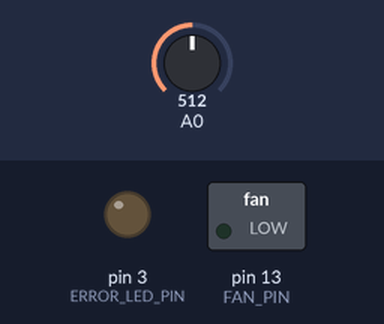
The sketch below on a simulated Arduino Uno, built with avr-gcc and run on an emulated ATmega328P. Parts: switched loads named in the sketch (green lamp = pin HIGH), output pins drawn as LEDs (lit = HIGH). The test bench sets the inputs (shaded band); at power-on: A0 = 512. What the sketch prints to the serial monitor is not drawn.

Above: at 1.2 s.
1.3 s: A0 set to 17
3.0 s: A0 set to 13
At 4.5 s:
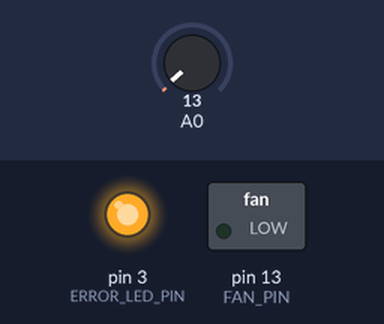
Timing chart, 0 to 6.0 s (numbered marks = the images above; inputs shaded):
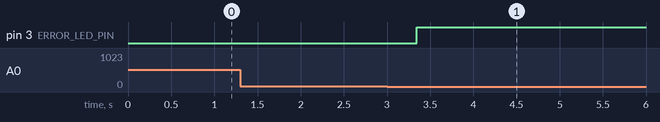

The sketch:

Red_Wind.ino
```cpp
#include <fft.h> // Fourier transform making, don't forget to install this library: https://www.dropbox.com/s/vw46osetrwgft43/FFT.zip
#define num 256  // number if data point for Fourier transform
#define FAN_PIN 13   // digital pin for fan (motor pin IN-A) connection
#define ERROR_LED_PIN 3 // digital pin for Error_Led connection - indication of high level of noise

int8_t im[num], data[num];
int i=0;
byte sped = 0, val = 0;
bool fail = false; // noise flag: true if level of noise is high

void setup() {
  Serial.begin(115200);    // Serial port initialization
  pinMode(FAN_PIN,OUTPUT); // Fan (motor) pin as output
  pinMode(ERROR_LED_PIN,OUTPUT); // Led pin as output
}

void loop() {

  int8_t sum = 0;
  for (i=0; i < num; i++){
    val = analogRead(A0)/8; // 10 bit to 8 bit from ADC convertion
    data[i] = val;
    Serial.write("A0"); // sending data to visualisation in Bitronics Software https://www.dropbox.com/s/oyoo81mhqclg5ow/Bitronics.exe
    Serial.write(val);  // sending data to visualisation in Bitronics Software https://www.dropbox.com/s/oyoo81mhqclg5ow/Bitronics.exe
    if (data[i] < 2 || data[i] > 120){ // if signal value is less or grater - we turn on noise flag true
      fail = true;
    }

    delay(2); // waiting for all calculations being prepaired...
    im[i] = 0;
    sum = sum+data[i];
  }

 if (!fail){
   digitalWrite(ERROR_LED_PIN,LOW); // if noise is low - switching off the ERROR_LED

   for (i=0; i < num; i++){
     data[i] = data[i] - sum/num;
   }

   fix_fft(data,im,8,0); // Fourier transform preparation

    bool flag = false;
    for (i=6; i<15; i++){ // alpha-rhytm spectral power calculation
      if(sqrt(data[i]*data[i] + im[i]*im[i]) > 3){
        flag = true;
      }
    }

    if (!flag){
      if (sped != 0){
        sped = sped - 25;
      }
    }

    if(flag){
      sped = 180;
      flag = false;
    }

    analogWrite(FAN_PIN,sped); // Fan activation

 }
 else{
   digitalWrite(ERROR_LED_PIN,HIGH); // if noise level is high, we should turn on Error_Led,
   analogWrite(FAN_PIN,0);           // ... and to stop Fan rotation
 }

 fail = false;
}
```

fft.cpp
```cpp
#include <avr/pgmspace.h>
#include "fft.h"

#if defined(ARDUINO) && ARDUINO >= 100
  #include "Arduino.h"
#else
  #include "WProgram.h"
#endif

/* fix_fft.c - Fixed-point in-place Fast Fourier Transform  */
/*
  All data are fixed-point short integers, in which -32768
  to +32768 represent -1.0 to +1.0 respectively. Integer
  arithmetic is used for speed, instead of the more natural
  floating-point.

  For the forward FFT (time -> freq), fixed scaling is
  performed to prevent arithmetic overflow, and to map a 0dB
  sine/cosine wave (i.e. amplitude = 32767) to two -6dB freq
  coefficients. The return value is always 0.

  For the inverse FFT (freq -> time), fixed scaling cannot be
  done, as two 0dB coefficients would sum to a peak amplitude
  of 64K, overflowing the 32k range of the fixed-point integers.
  Thus, the fix_fft() routine performs variable scaling, and
  returns a value which is the number of bits LEFT by which
  the output must be shifted to get the actual amplitude
  (i.e. if fix_fft() returns 3, each value of fr[] and fi[]
  must be multiplied by 8 (2**3) for proper scaling.
  Clearly, this cannot be done within fixed-point short
  integers. In practice, if the result is to be used as a
  filter, the scale_shift can usually be ignored, as the
  result will be approximately correctly normalized as is.

  Written by:  Tom Roberts  11/8/89
  Made portable:  Malcolm Slaney 12/15/94 <a href="mailto:malcolm@interval.com">malcolm@interval.com</a>
  Enhanced:  Dimitrios P. Bouras  14 Jun 2006 <a href="mailto:dbouras@ieee.org">dbouras@ieee.org</a>
  Modified for 8bit values David Keller  10.10.2010
*/


#define N_WAVE  256    /* full length of Sinewave[] */
#define LOG2_N_WAVE 8   /* log2(N_WAVE) */


/*
  Since we only use 3/4 of N_WAVE, we define only
  this many samples, in order to conserve data space.
*/


const int8_t Sinewave[N_WAVE-N_WAVE/4] PROGMEM = {
0, 3, 6, 9, 12, 15, 18, 21,
24, 28, 31, 34, 37, 40, 43, 46,
48, 51, 54, 57, 60, 63, 65, 68,
71, 73, 76, 78, 81, 83, 85, 88,
90, 92, 94, 96, 98, 100, 102, 104,
106, 108, 109, 111, 112, 114, 115, 117,
118, 119, 120, 121, 122, 123, 124, 124,
125, 126, 126, 127, 127, 127, 127, 127,

127, 127, 127, 127, 127, 127, 126, 126,
125, 124, 124, 123, 122, 121, 120, 119,
118, 117, 115, 114, 112, 111, 109, 108,
106, 104, 102, 100, 98, 96, 94, 92,
90, 88, 85, 83, 81, 78, 76, 73,
71, 68, 65, 63, 60, 57, 54, 51,
48, 46, 43, 40, 37, 34, 31, 28,
24, 21, 18, 15, 12, 9, 6, 3,

0, -3, -6, -9, -12, -15, -18, -21,
-24, -28, -31, -34, -37, -40, -43, -46,
-48, -51, -54, -57, -60, -63, -65, -68,
-71, -73, -76, -78, -81, -83, -85, -88,
-90, -92, -94, -96, -98, -100, -102, -104,
-106, -108, -109, -111, -112, -114, -115, -117,
-118, -119, -120, -121, -122, -123, -124, -124,
-125, -126, -126, -127, -127, -127, -127, -127,

/*-127, -127, -127, -127, -127, -127, -126, -126,
-125, -124, -124, -123, -122, -121, -120, -119,
-118, -117, -115, -114, -112, -111, -109, -108,
-106, -104, -102, -100, -98, -96, -94, -92,
-90, -88, -85, -83, -81, -78, -76, -73,
-71, -68, -65, -63, -60, -57, -54, -51,
-48, -46, -43, -40, -37, -34, -31, -28,
-24, -21, -18, -15, -12, -9, -6, -3, */
};


/*
  FIX_MPY() - fixed-point multiplication & scaling.
  Substitute inline assembly for hardware-specific
  optimization suited to a particluar DSP processor.
  Scaling ensures that result remains 16-bit.
*/
inline char FIX_MPY(char a, char b)
{

  //Serial.println(a);
 //Serial.println(b);


    /* shift right one less bit (i.e. 15-1) */
    int c = ((int)a * (int)b) >> 6;
    /* last bit shifted out = rounding-bit */
    b = c & 0x01;
    /* last shift + rounding bit */
    a = (c >> 1) + b;

      /*
      Serial.println(Sinewave[3]);
      Serial.println(c);
      Serial.println(a);
      while(1);*/

    return a;
}

/*
  fix_fft() - perform forward/inverse fast Fourier transform.
  fr[n],fi[n] are real and imaginary arrays, both INPUT AND
  RESULT (in-place FFT), with 0 <= n < 2**m; set inverse to
  0 for forward transform (FFT), or 1 for iFFT.
*/
int fix_fft(int8_t fr[], int8_t fi[], int m, int inverse)
{
    int mr, nn, i, j, l, k, istep, n, scale, shift;
    int8_t qr, qi, tr, ti, wr, wi;

    n = 1 << m;

    /* max FFT size = N_WAVE */
    if (n > N_WAVE)
      return -1;

    mr = 0;
    nn = n - 1;
    scale = 0;

    /* decimation in time - re-order data */
    for (m=1; m<=nn; ++m) {
      l = n;
      do {
        l >>= 1;
      } while (mr+l > nn);
      mr = (mr & (l-1)) + l;

      if (mr <= m)
        continue;
      tr = fr[m];
      fr[m] = fr[mr];
      fr[mr] = tr;
      ti = fi[m];
      fi[m] = fi[mr];
      fi[mr] = ti;
    }

    l = 1;
    k = LOG2_N_WAVE-1;
    while (l < n) {
      if (inverse) {
        /* variable scaling, depending upon data */
        shift = 0;
        for (i=0; i<n; ++i) {
            j = fr[i];
            if (j < 0)
              j = -j;
            m = fi[i];
            if (m < 0)
              m = -m;
            if (j > 16383 || m > 16383) {
              shift = 1;
              break;
            }
        }
        if (shift)
            ++scale;
      } else {
        /*
          fixed scaling, for proper normalization --
          there will be log2(n) passes, so this results
          in an overall factor of 1/n, distributed to
          maximize arithmetic accuracy.
        */
        shift = 1;
      }
      /*
        it may not be obvious, but the shift will be
        performed on each data point exactly once,
        during this pass.
      */
      istep = l << 1;
      for (m=0; m<l; ++m) {
        j = m << k;
        /* 0 <= j < N_WAVE/2 */
        wr =  pgm_read_word_near(Sinewave + j+N_WAVE/4);

/*Serial.println("asdfasdf");
Serial.println(wr);
Serial.println(j+N_WAVE/4);
Serial.println(Sinewave[256]);

Serial.println("");*/


        wi = -pgm_read_word_near(Sinewave + j);
        if (inverse)
            wi = -wi;
        if (shift) {
            wr >>= 1;
            wi >>= 1;
        }
        for (i=m; i<n; i+=istep) {
            j = i + l;
            tr = FIX_MPY(wr,fr[j]) - FIX_MPY(wi,fi[j]);
            ti = FIX_MPY(wr,fi[j]) + FIX_MPY(wi,fr[j]);
            qr = fr[i];
            qi = fi[i];
            if (shift) {
              qr >>= 1;
              qi >>= 1;
            }
            fr[j] = qr - tr;
            fi[j] = qi - ti;
            fr[i] = qr + tr;
            fi[i] = qi + ti;
        }
      }
      --k;
      l = istep;
    }
    return scale;
}

/*
  fix_fftr() - forward/inverse FFT on array of real numbers.
  Real FFT/iFFT using half-size complex FFT by distributing
  even/odd samples into real/imaginary arrays respectively.
  In order to save data space (i.e. to avoid two arrays, one
  for real, one for imaginary samples), we proceed in the
  following two steps: a) samples are rearranged in the real
  array so that all even samples are in places 0-(N/2-1) and
  all imaginary samples in places (N/2)-(N-1), and b) fix_fft
  is called with fr and fi pointing to index 0 and index N/2
  respectively in the original array. The above guarantees
  that fix_fft "sees" consecutive real samples as alternating
  real and imaginary samples in the complex array.
*/
int fix_fftr(int8_t f[], int m, int inverse)
{
    int i, N = 1<<(m-1), scale = 0;
    int8_t tt, *fr=f, *fi=&f[N];

    if (inverse)
      scale = fix_fft(fi, fr, m-1, inverse);
    for (i=1; i<N; i+=2) {
      tt = f[N+i-1];
      f[N+i-1] = f[i];
      f[i] = tt;
    }
    if (! inverse)
      scale = fix_fft(fi, fr, m-1, inverse);
    return scale;
}
```

fft.h
```cpp
#ifndef FFT_H
#define FFT_H

#if defined(ARDUINO) && ARDUINO >= 100
  #include "Arduino.h"
#else
  #include "WProgram.h"
#endif
/*
  fix_fft() - perform forward/inverse fast Fourier transform.
  fr[n],fi[n] are real and imaginary arrays, both INPUT AND
  RESULT (in-place FFT), with 0 <= n < 2**m; set inverse to
  0 for forward transform (FFT), or 1 for iFFT.
*/
int fix_fft(int8_t fr[], int8_t fi[], int m, int inverse);

/*
  fix_fftr() - forward/inverse FFT on array of real numbers.
  Real FFT/iFFT using half-size complex FFT by distributing
  even/odd samples into real/imaginary arrays respectively.
  In order to save data space (i.e. to avoid two arrays, one
  for real, one for imaginary samples), we proceed in the
  following two steps: a) samples are rearranged in the real
  array so that all even samples are in places 0-(N/2-1) and
  all imaginary samples in places (N/2)-(N-1), and b) fix_fft
  is called with fr and fi pointing to index 0 and index N/2
  respectively in the original array. The above guarantees
  that fix_fft "sees" consecutive real samples as alternating
  real and imaginary samples in the complex array.
*/
int fix_fftr(int8_t f[], int8_t m, int inverse);

#endif
```

Measured:
- the behaviour switches between 16 and 15 on A0 (found by bisection; images 0 and 1)
- after the input at 1.3 s, every drawn part: stays the same
- after the input at 3.0 s, pin 3 (ERROR_LED_PIN): LOW → HIGH after 0.35 s
